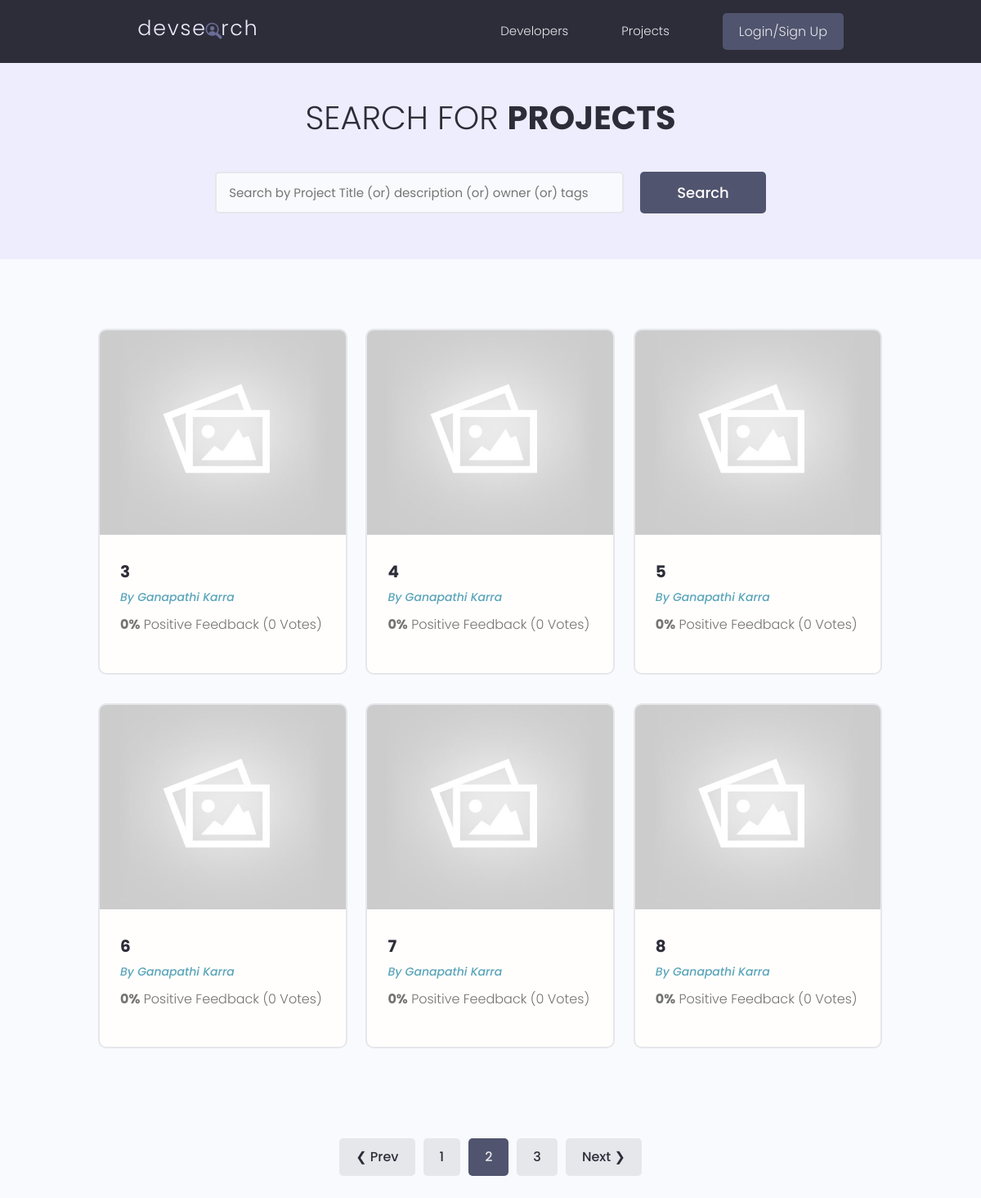
The page /projects/?search_query=&page=2 on the database as committed earlier.
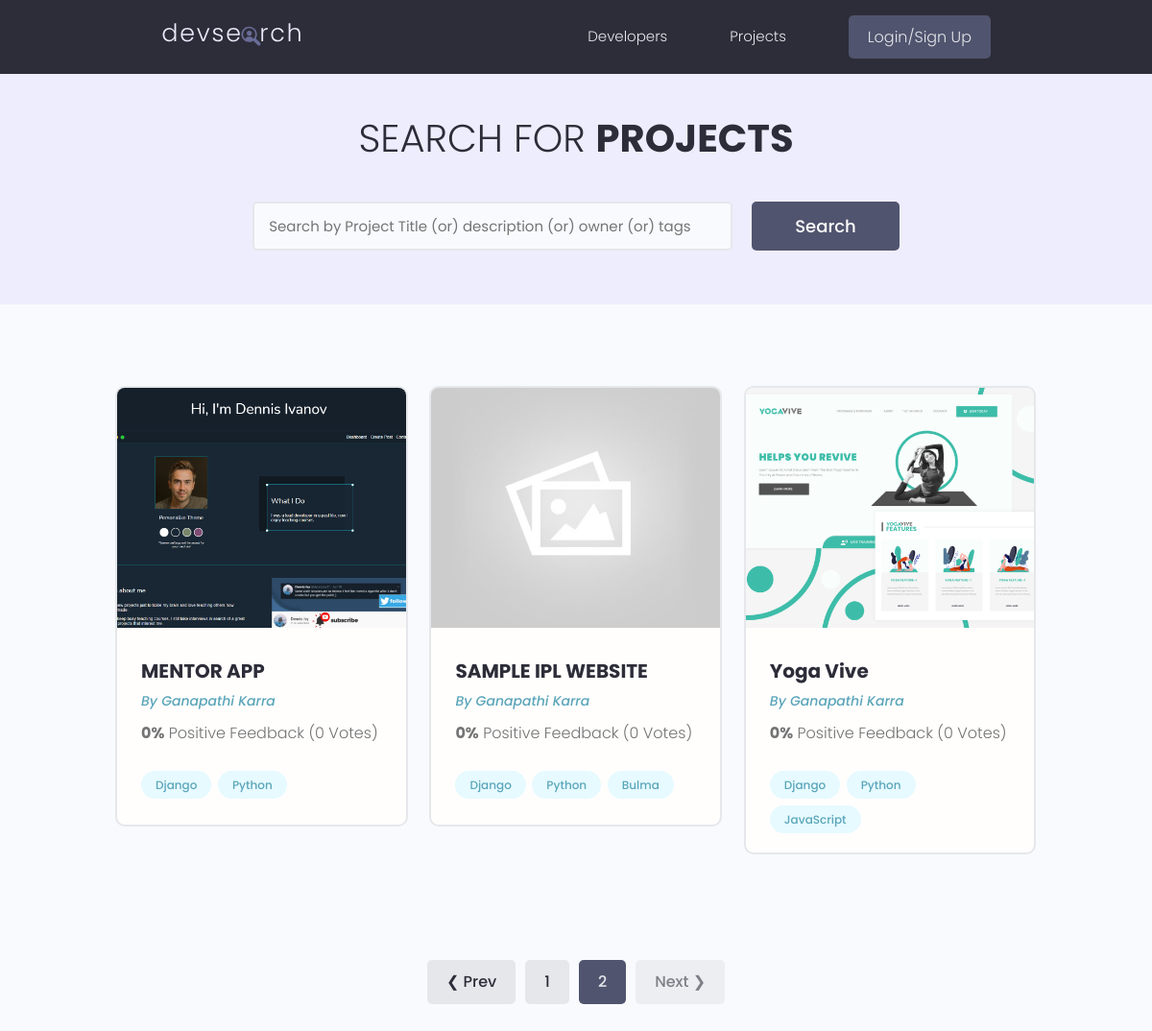
The same page on the database as committed later.
### projects/models.py (models this page shows, shortened)
class Project(models.Model):
    owner = models.ForeignKey(Profile,on_delete=models.CASCADE,null=True,blank=True)
    title = models.CharField(max_length=200)
    description = models.TextField(null=True,blank=True)
    featured_image = models.ImageField(null=True,blank=True, default='default.jpg')
    demo_link = models.CharField(max_length=2000, null=True,blank=True)
    source_link = models.CharField(max_length=2000, null=True,blank=True)
    tags = models.ManyToManyField('Tag',blank=True) #anotherway: tag = models.ManyToManyField(Tag,null=True)
    vote_total = models.IntegerField(default=0,null=True,blank=True)
    vote_ratio = models.IntegerField(default=0,null=True,blank=True)
    created = models.DateTimeField(auto_now_add=True)
    id = models.UUIDField(default=uuid.uuid4,unique=True,primary_key=True,editable=False)
    class Meta:
        ordering = ['-vote_ratio','-vote_total','title']      #desc: ['-created']
    @property
    def imageurl(self):
        try:    url = self.featured_image.url
        except: url = ''
        return url

class Tag(models.Model):
    name = models.CharField(max_length=200)
    created = models.DateTimeField(auto_now_add=True)
    id = models.UUIDField(default=uuid.uuid4,unique=True,primary_key=True,editable=False)

### users/models.py (models this page shows, shortened)
class Profile(models.Model):
    user = models.OneToOneField(User,on_delete=models.CASCADE, null=True, blank=True)
    name =  models.CharField(max_length=200, null=True, blank=True)
    username =  models.CharField(max_length=200, null=True, blank=True)
    email = models.EmailField(max_length=200, null=True, blank=True)
    location =  models.CharField(max_length=200, null=True, blank=True)
    short_intro = models.CharField(max_length=200, null=True, blank=True)
    bio = models.TextField(null=True, blank=True)
    profile_image = models.ImageField(null=True, blank=True,upload_to='profiles/',default='profiles/user-default.png')
    social_github = models.CharField(max_length=200, null=True, blank=True)
    social_twitter = models.CharField(max_length=200, null=True, blank=True)
    social_linkedin = models.CharField(max_length=200, null=True, blank=True)
    social_youtube = models.CharField(max_length=200, null=True, blank=True)
    social_website = models.CharField(max_length=200, null=True, blank=True)
    created = models.DateTimeField(auto_now_add=True)
    id = models.UUIDField(default=uuid.uuid4,unique=True,primary_key=True,editable=False)
    class Meta:
        ordering = ['created']
    class Meta:
        ordering = ['created']      #desc: ['-created']

### projects/views.py (the view)
# urls.py: path('projects/',views.getprojects),
def getprojects(req):
    projs ,searchquery = searchProjects(req)
    projs, customrange = paginateProjects(req,projs,6)
    cntxt={'projs':projs,'searchquery':searchquery,'customrange':customrange}
    return render(req,'projects/projects.html',cntxt)

### projects/utils.py (called while the page is built)
def paginateProjects(req,projs,resultsperpage):
    paginator = Paginator(projs,resultsperpage)
    pageno = req.GET.get('page')
    try:
        projs = paginator.page(pageno)
    except PageNotAnInteger:
        pageno = 1
        projs = paginator.page(pageno)
    except EmptyPage:
        pageno = paginator.num_pages
        projs = paginator.page(pageno)
    leftindex,rightindex = max(1,int(pageno)-4),min(paginator.num_pages,int(pageno)+5)
    customrange  = range(leftindex,rightindex+1)
    return projs,customrange

def searchProjects(req):
    searchquery = ''
    if req.GET.get('search_query'):
        searchquery = req.GET.get('search_query')
    projs = Project.objects.filter(
        Q(owner__name__icontains=searchquery) |     # '&' -> and, '|' -> or
        Q(title__icontains=searchquery) |
        Q(description__icontains=searchquery) |
        Q(tags__name__icontains=searchquery)  #another-way: Q(tags__in=tgs) #where: tgs=Tag.objects.filter(name__icontains=searchquery)
    ).distinct()
    return projs,searchquery

### projects/templates/projects/projects.html (shortened to what this page needs)
{% extends 'main.html' %}
{% block conten %}
    <main class="projects">
        <section class="hero-section text-center">
          <div class="container container--narrow">
            <div class="hero-section__box">
              <h2>Search for <span>Projects</span></h2>
            </div>
            <div class="hero-section__search">
              <form class="form" action="{% url 'projects' %}" method="get">
                <div class="form__field">
                  <input class="input input--text" id="formInput#search" type="text" name="search_query" value="{{searchquery}}"
                    placeholder="Search by Project Title (or) description (or) owner (or) tags" />
                </div>
                <input class="btn btn--sub btn--lg" type="submit" value="Search" />
              </form>
            </div>
          </div>
        </section>
        <section class="projectsList">
          <div class="container">
            <div class="grid grid--three">
            {% for proj in projs %}
                <div class="column">
                    <div class="card project">
                    <a href="{% url 'project' proj.id %}" class="project">
                        <img class="project__thumbnail" src="{{ proj.imageurl }}" alt="project thumbnail" />
                        <div class="card__body">
                        <h3 class="project__title">{{proj.title}}</h3>
                        <p><a class="project__author" href="{% url 'profile' proj.owner.id %}">By {{proj.owner.name}}</a></p>
                        <p class="project--rating">
                            <span style="font-weight: bold;">{{proj.vote_ratio}}%</span> Positive
                            Feedback ({{proj.vote_total}} Vote{{proj.vote_total|pluralize:"s"}})
                        </p>
                        <div class="project__tags">
                            {% for tag in proj.tags.all %}
                            <span class="tag tag--pill tag--main">
                            <small>{{tag.name}}</small>
                            </span>
                            {% endfor %}
                        </div>
                        </div>
                    </a>
                    </div>
                </div>
            {% endfor %}
            </div>
          </div>
        </section>
        {% include 'pagination.html' with queryset=projs %}
      </main>
{% endblock conten %}

Rows that differ between the two databases and show on the page:
removed Project: imageurl (placeholder picture), title "3", owner.name "Ganapathi Karra", vote_ratio "0", vote_total "0"
removed Project: imageurl (placeholder picture), title "4", owner.name "Ganapathi Karra", vote_ratio "0", vote_total "0"
removed Project: imageurl (placeholder picture), title "5", owner.name "Ganapathi Karra", vote_ratio "0", vote_total "0"
removed Project: imageurl (placeholder picture), title "6", owner.name "Ganapathi Karra", vote_ratio "0", vote_total "0"
no longer on this page (row edited): Project: imageurl (placeholder picture), title "7", owner.name "Ganapathi Karra", vote_ratio "0", vote_total "0"
now on this page (row edited): Project: imageurl (picture), title "MENTOR APP", owner.name "Ganapathi Karra", vote_ratio "0", vote_total "0"
now on this page (row unchanged): Tag: name "Django"
now on this page (row unchanged): Tag: name "Python"
changed Project: title "8" → "SAMPLE IPL WEBSITE"
added Tag: name "Bulma", shown under Project "SAMPLE IPL WEBSITE"
now on this page (row unchanged): Project: imageurl (picture), title "Yoga Vive", owner.name "Ganapathi Karra", vote_ratio "0", vote_total "0"
now on this page (row unchanged): Tag: name "JavaScript", shown under "Yoga Vive"
Other text that changed with them:
list line gone: "3"
